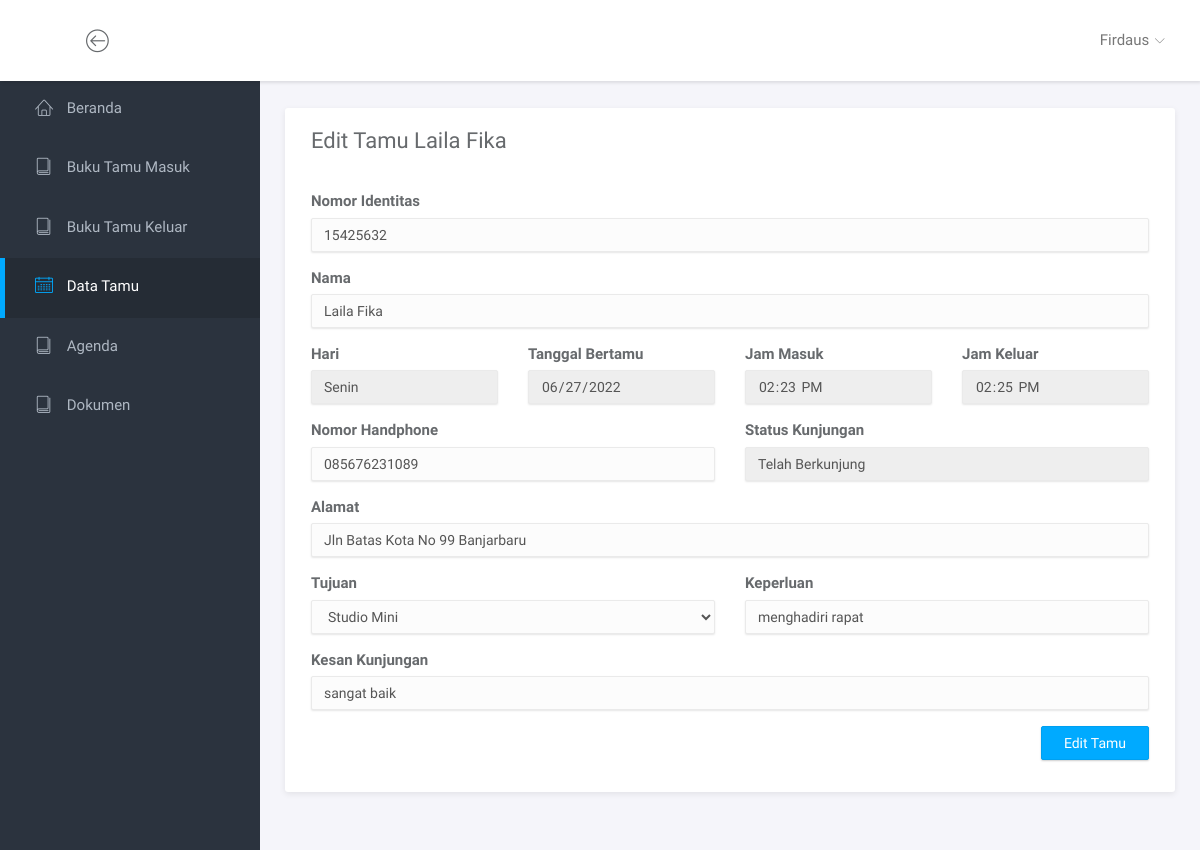
The page /index.php?page=edit_tamu&id_tamu=16 (signed in) on the database its author committed.
### tables this page shows
CREATE TABLE `tabel_buku_tamu` (
    id_tamu INT NOT NULL AUTO_INCREMENT,
    id_user INT NOT NULL,
    id_ruangan INT NOT NULL,
    nomor_identitas VARCHAR(255) NOT NULL,
    nama VARCHAR(255) NOT NULL,
    tanggal DATE NOT NULL,
    jam_masuk TIME NOT NULL,
    jam_keluar TIME NULL,
    alamat VARCHAR(255) NOT NULL,
    nomor_handphone VARCHAR(15) NOT NULL,
    keperluan VARCHAR(255) NOT NULL,
    status_kunjungan ENUM('SEDANG BERKUNJUNG', 'TELAH BERKUNJUNG') NOT NULL,
    kesan_kunjungan TEXT NOT NULL,
    PRIMARY KEY (id_tamu),
    FOREIGN KEY (id_user) REFERENCES tabel_user (id_user),
    FOREIGN KEY (id_ruangan) REFERENCES tabel_ruangan (id_ruangan)
);

### halaman_edit_data/halaman_edit_tamu.php (the view, shortened to what this page needs)
<?php
if (isset($_GET['id_tamu'])) {
    require_once "database/koneksi.php";
    $sql = "SELECT * FROM tabel_buku_tamu WHERE id_tamu=" . $_GET['id_tamu'];
    $result = $mysqli->query($sql);
    $row = $result->fetch_assoc();
} else
    echo "<script>" .
        "window.location.href='index.php?page=data_tamu';" .
        "</script>";
?>
<div class="main">
    <div class="main-content">
        <div class="container-fluid">
            <div class="panel panel-headline">
                <div class="panel-heading">
                    <h3 class="panel-title">Edit Tamu <?= $row['nama']; ?></h3>
                </div>
                <div class="panel-body">
                    <form action="" method="POST">
                        <div class="row" style="margin-bottom: 16px;">
                            <div class="col-md-12">
                                <label for="nomor_identitas" class="form-label">Nomor Identitas</label>
                                <input type="text" class="form-control" id="nomor_identitas" name="nomor_identitas" value="<?= $row['nomor_identitas']; ?>">
                            </div>
                        </div>
                        <div class="row" style="margin-bottom: 16px;">
                            <div class="col-md-12">
                                <label for="nama" class="form-label">Nama</label>
                                <input type="text" class="form-control" id="nama" name="nama" value="<?= $row['nama']; ?>">
                            </div>
                        </div>
                        <div class="row" style="margin-bottom: 16px;">
                            <div class="col-md-3">
                                <label for="hari" class="form-label">Hari</label>
                                <input type="text" class="form-control" readonly id="hari" name="hari" value="<?= HARI_DALAM_INDONESIA[Date("w", strtotime($row['tanggal']))]; ?>">
                            </div>
                            <div class="col-md-3">
                                <label class="form-label">Tanggal Bertamu</label>
                                <input type="date" class="form-control" readonly value="<?= $row['tanggal']; ?>">
                            </div>
                            <div class="col-md-3">
                                <label class="form-label">Jam Masuk</label>
                                <input type="time" class="form-control" readonly value="<?= $row['jam_masuk']; ?>">
                            </div>
                            <div class="col-md-3">
                                <label class="form-label">Jam Keluar</label>
                                <input type="time" class="form-control" readonly value="<?= $row['jam_keluar']; ?>">
                            </div>
                        </div>
                        <div class="row" style="margin-bottom: 16px;">
                            <div class="col-md-6">
                                <label for="nomor_handphone" class="form-label">Nomor Handphone</label>
                                <input type="number" class="form-control" id="nomor_handphone" name="nomor_handphone" value="<?= $row['nomor_handphone']; ?>">
                            </div>
                            <div class="col-md-6">
                                <label class="form-label">Status Kunjungan</label>
                                <input type="text" class="form-control" readonly value="<?= ucwords(strtolower($row['status_kunjungan'])); ?>">
                            </div>
                        </div>
                        <div class="row" style="margin-bottom: 16px;">
                            <div class="col-md-12">
                                <label for="alamat" class="form-label">Alamat</label>
                                <input type="text" class="form-control" id="alamat" name="alamat" value="<?= $row['alamat']; ?>">
                            </div>
                        </div>
                        <div class="row" style="margin-bottom: 16px;">
                            <div class="col-md-6">
                                <label for="id_ruangan" class="form-label">Tujuan</label>
                                <select class="form-control" id="id_ruangan" name="id_ruangan" required>
                                    <?php $data_ruangan = $mysqli->query("SELECT * FROM tabel_ruangan ORDER BY nama"); ?>
                                    <?php while ($row_ruangan = $data_ruangan->fetch_assoc()) : ?>
                                        <?php if ($row_ruangan['id_ruangan'] == $row['id_ruangan']) : ?>
                                            <option selected value="<?= $row_ruangan['id_ruangan']; ?>"><?= ucwords(strtolower($row_ruangan['nama'])); ?></option>
                                        <?php else : ?>
                                            <option value="<?= $row_ruangan['id_ruangan']; ?>"><?= ucwords(strtolower($row_ruangan['nama'])); ?></option>
                                        <?php endif; ?>
                                    <?php endwhile; ?>
                                </select>
                            </div>
                            <div class="col-md-6">
                                <label for="keperluan" class="form-label">Keperluan</label>
                                <input type="text" class="form-control" id="keperluan" name="keperluan" value="<?= $row['keperluan']; ?>">
                            </div>
                        </div>
                        <div class="row" style="margin-bottom: 16px;">
                            <div class="col-md-12">
                                <label for="kesan_kunjungan" class="form-label">Kesan Kunjungan</label>
                                <input type="text" class="form-control" id="kesan_kunjungan" name="kesan_kunjungan" value="<?= $row['kesan_kunjungan']; ?>">
                            </div>
                        </div>
                        <div class="row" style="margin-bottom: 16px;">
                            <div class="col-md-12" style="display: flex; justify-content: end;">
                                <button type="submit" name="submit" class="btn btn-primary">Edit Tamu</button>
                            </div>
                        </div>
                    </form>
                </div>
            </div>
        </div>
    </div>
</div>

### assets/css/main.css (style rules this page uses)
html { position: relative; min-height: 100%; }
body { background-color: #F3F5F8; font-family: "Source Sans Pro", sans-serif; font-size: 15px; color: #676a6d; }
#wrapper .main { -webkit-transition: all 0.3s ease-in-out; -moz-transition: all 0.3s ease-in-out; -ms-transition: all 0.3s ease-in-out; -o-transition: all 0.3s ease-in-out; transition: all 0.3s ease-in-out; width: calc(100% - 260px); left: 0; position: relative; float: right; background-color: #f5f5fa; }
#wrapper #sidebar-nav, #wrapper .main { padding-top: 80px; }
.main-content { padding: 28px 10px; }
.form-control { -moz-box-shadow: 0px 1px 2px 0 rgba(0, 0, 0, 0.1); -webkit-box-shadow: 0px 1px 2px 0 rgba(0, 0, 0, 0.1); box-shadow: 0px 1px 2px 0 rgba(0, 0, 0, 0.1); -webkit-border-radius: 2px; -moz-border-radius: 2px; border-radius: 2px; border-color: #eaeaea; background-color: #fcfcfc; }
.btn { -webkit-border-radius: 2px; -moz-border-radius: 2px; border-radius: 2px; -moz-box-shadow: 0px 1px 2px 0 rgba(0, 0, 0, 0.2); -webkit-box-shadow: 0px 1px 2px 0 rgba(0, 0, 0, 0.2); box-shadow: 0px 1px 2px 0 rgba(0, 0, 0, 0.2); padding: 6px 22px; }
.btn-primary { background-color: #00AAFF; border-color: #00a0f0; }
.panel { -webkit-border-radius: 3px; -moz-border-radius: 3px; border-radius: 3px; -moz-box-shadow: 0 2px 6px rgba(0, 0, 0, 0.08); -webkit-box-shadow: 0 2px 6px rgba(0, 0, 0, 0.08); box-shadow: 0 2px 6px rgba(0, 0, 0, 0.08); background-color: #fff; margin-bottom: 30px; }
.panel .panel-heading, .panel .panel-body, .panel .panel-footer { padding-left: 25px; padding-right: 25px; }
.panel .panel-heading { padding-top: 20px; padding-bottom: 20px; position: relative; }
.panel .panel-heading .panel-title { margin: 0; font-size: 18px; font-weight: 300; }
.panel .panel-body { padding-top: 10px; padding-bottom: 15px; }
.panel.panel-headline .panel-heading { border-bottom: none; }
.panel.panel-headline .panel-heading .panel-title { margin-bottom: 8px; font-size: 22px; font-weight: normal; }

### rows shown on the page
tabel_buku_tamu: nama "Laila Fika", nomor_identitas "15425632", hari "Senin", tanggal "06/27/2022", jam_masuk "14:23:00", jam_keluar "14:25:00", nomor_handphone "085676231089", status_kunjungan "Telah Berkunjung", alamat "Jln Batas Kota No 99 Banjarbaru", keperluan "menghadiri rapat", kesan_kunjungan "sangat baik"

### other values the page prints
$_SESSION['nama'] "Firdaus"
form field id_ruangan "Studio Mini"
